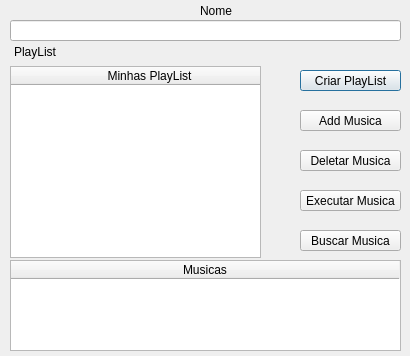
<?xml version="1.0" encoding="UTF-8"?>
<ui version="4.0">
 <class>MainScreen</class>
 <widget class="QDialog" name="MainScreen">
  <property name="geometry">
   <rect>
    <x>0</x>
    <y>0</y>
    <width>410</width>
    <height>356</height>
   </rect>
  </property>
  <property name="minimumSize">
   <size>
    <width>410</width>
    <height>356</height>
   </size>
  </property>
  <property name="maximumSize">
   <size>
    <width>410</width>
    <height>356</height>
   </size>
  </property>
  <property name="windowTitle">
   <string>Tela de Ações</string>
  </property>
  <widget class="QTableWidget" name="tablePlayList">
   <property name="geometry">
    <rect>
     <x>10</x>
     <y>66</y>
     <width>251</width>
     <height>192</height>
    </rect>
   </property>
   <property name="editTriggers">
    <set>QAbstractItemView::SelectedClicked</set>
   </property>
   <property name="tabKeyNavigation">
    <bool>false</bool>
   </property>
   <property name="showDropIndicator" stdset="0">
    <bool>false</bool>
   </property>
   <property name="dragDropOverwriteMode">
    <bool>false</bool>
   </property>
   <attribute name="horizontalHeaderDefaultSectionSize">
    <number>277</number>
   </attribute>
   <column>
    <property name="text">
     <string>Minhas PlayList</string>
    </property>
   </column>
  </widget>
  <widget class="QLabel" name="label">
   <property name="geometry">
    <rect>
     <x>14</x>
     <y>42</y>
     <width>161</width>
     <height>20</height>
    </rect>
   </property>
   <property name="text">
    <string>PlayList</string>
   </property>
  </widget>
  <widget class="QPushButton" name="criarPlay">
   <property name="geometry">
    <rect>
     <x>300</x>
     <y>70</y>
     <width>101</width>
     <height>21</height>
    </rect>
   </property>
   <property name="text">
    <string>Criar PlayList</string>
   </property>
  </widget>
  <widget class="QPushButton" name="addMusic">
   <property name="geometry">
    <rect>
     <x>300</x>
     <y>110</y>
     <width>101</width>
     <height>21</height>
    </rect>
   </property>
   <property name="text">
    <string>Add Musica</string>
   </property>
  </widget>
  <widget class="QPushButton" name="delMusic">
   <property name="geometry">
    <rect>
     <x>300</x>
     <y>150</y>
     <width>101</width>
     <height>21</height>
    </rect>
   </property>
   <property name="text">
    <string>Deletar Musica</string>
   </property>
  </widget>
  <widget class="QPushButton" name="execPlayList">
   <property name="geometry">
    <rect>
     <x>300</x>
     <y>190</y>
     <width>101</width>
     <height>21</height>
    </rect>
   </property>
   <property name="text">
    <string>Executar Musica</string>
   </property>
  </widget>
  <widget class="QPushButton" name="searchMusic">
   <property name="geometry">
    <rect>
     <x>300</x>
     <y>230</y>
     <width>101</width>
     <height>21</height>
    </rect>
   </property>
   <property name="text">
    <string>Buscar Musica</string>
   </property>
  </widget>
  <widget class="QLineEdit" name="lineEdit">
   <property name="geometry">
    <rect>
     <x>10</x>
     <y>20</y>
     <width>391</width>
     <height>21</height>
    </rect>
   </property>
   <property name="alignment">
    <set>Qt::AlignCenter</set>
   </property>
  </widget>
  <widget class="QLabel" name="labelName">
   <property name="geometry">
    <rect>
     <x>200</x>
     <y>3</y>
     <width>181</width>
     <height>16</height>
    </rect>
   </property>
   <property name="text">
    <string>Nome</string>
   </property>
  </widget>
  <widget class="QTableWidget" name="tableMusic">
   <property name="geometry">
    <rect>
     <x>10</x>
     <y>260</y>
     <width>391</width>
     <height>91</height>
    </rect>
   </property>
   <property name="editTriggers">
    <set>QAbstractItemView::SelectedClicked</set>
   </property>
   <property name="tabKeyNavigation">
    <bool>false</bool>
   </property>
   <property name="showDropIndicator" stdset="0">
    <bool>false</bool>
   </property>
   <property name="dragDropOverwriteMode">
    <bool>false</bool>
   </property>
   <attribute name="horizontalHeaderDefaultSectionSize">
    <number>388</number>
   </attribute>
   <column>
    <property name="text">
     <string>Musicas</string>
    </property>
   </column>
  </widget>
 </widget>
 <resources/>
 <connections/>
</ui>
